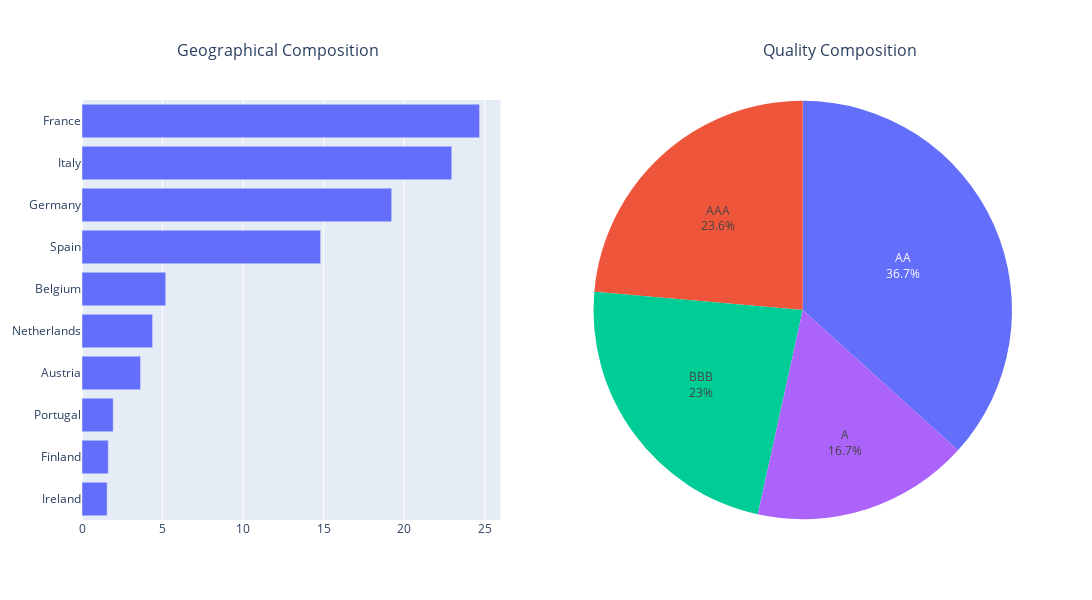

Notebook code for this chart:
### Code cell
index_geo_sorted = index_geo.sort_values(by='market_weight')
fig = make_subplots(rows=1, cols=2, specs=[[{'type':'bar'}, {'type':'pie'}]])

fig.add_trace(
    go.Bar(y=index_geo_sorted.index, x=index_geo_sorted['market_weight'], orientation='h', showlegend=False),
    row=1, col=1,   
)

fig.add_trace(
    go.Pie(labels=index_rating.index, values=index_rating['market_weight'], textinfo='label+percent', showlegend=False),
    row=1, col=2
)

fig.update_layout(
    width=1200,
    height=600,
    annotations=[
        dict(text='Geographical Composition', x=0.1, xref='paper', y=1.15, yref='paper', showarrow=False, font=dict(size=16)),
        dict(text='Quality Composition', x=0.9, xref='paper', y=1.15, yref='paper', showarrow=False, font=dict(size=16))
    ]
)

fig.show()

### Figure 1 — Plotly figure (JSON) as saved in the notebook; plotly's stock layout.template omitted (floating-point values rounded to 4 significant figures)
{"data": [{"orientation": "h", "showlegend": false, "type": "bar", "x": [1.56, 1.631, 1.938, 3.634, 4.382, 5.196, 14.81, 19.22, 22.95, 24.68], "xaxis": "x", "y": ["Ireland", "Finland", "Portugal", "Austria", "Netherlands", "Belgium", "Spain", "Germany", "Italy", "France"], "yaxis": "y"}, {"domain": {"x": [0.55, 1], "y": [0, 1]}, "labels": ["A", "AA", "AAA", "BBB"], "showlegend": false, "textinfo": "label+percent", "type": "pie", "values": [16.75, 36.7, 23.6, 22.95]}], "layout": {"annotations": [{"font": {"size": 16}, "showarrow": false, "text": "Geographical Composition", "x": 0.1, "xref": "paper", "y": 1.15, "yref": "paper"}, {"font": {"size": 16}, "showarrow": false, "text": "Quality Composition", "x": 0.9, "xref": "paper", "y": 1.15, "yref": "paper"}], "height": 600, "width": 1200, "xaxis": {"anchor": "y", "domain": [0, 0.45]}, "yaxis": {"anchor": "x", "domain": [0, 1]}}}
